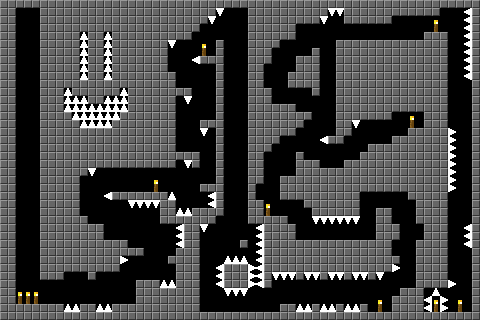

A 2D game scene composited from a Tiled map and its tileset images. What follows is a short description and the map's XML, with each tile layer's data collapsed to a summary:
An orthogonal 60x40 tile map with 8x8 px tiles, 3 tile layers (collision, background, map), 2 tilesets.

<map version="1.0" orientation="orthogonal" width="60" height="40" tilewidth="8" tileheight="8">
 <tileset firstgid="1" name="descentTiles" tilewidth="8" tileheight="8">
  <image source="descentTiles.png" width="48" height="16" />
  <tile id="0">
   <properties>
    <property name="Type" value="collision" />
   </properties>
  </tile>
  <tile id="6">
   <properties>
    <property name="Type" value="spike" />
   </properties>
  </tile>
  <tile id="7">
   <properties>
    <property name="Type" value="checkpoint" />
   </properties>
  </tile>
  <tile id="11">
   <properties>
    <property name="Type" value="start" />
   </properties>
  </tile>
 </tileset>
 <tileset firstgid="13" name="spikes" tilewidth="8" tileheight="8">
  <image source="spikes.PNG" width="16" height="16" />
  <tile id="0">
   <properties>
    <property name="Type" value="spike" />
   </properties>
  </tile>
  <tile id="1">
   <properties>
    <property name="Type" value="spike" />
   </properties>
  </tile>
  <tile id="2">
   <properties>
    <property name="Type" value="spike" />
   </properties>
  </tile>
  <tile id="3">
   <properties>
    <property name="Type" value="spike" />
   </properties>
  </tile>
 </tileset>
 <layer name="collision" width="60" height="40">
  <data>[2400 cells, 1 non-empty, 1 distinct tile ids]</data>
 </layer>
 <layer name="background" width="60" height="40">
  <data>[2400 cells, 2400 non-empty, 1 distinct tile ids]</data>
 </layer>
 <layer name="map" width="60" height="40">
  <data>[2400 cells, 1509 non-empty, 7 distinct tile ids]</data>
 </layer>
</map>